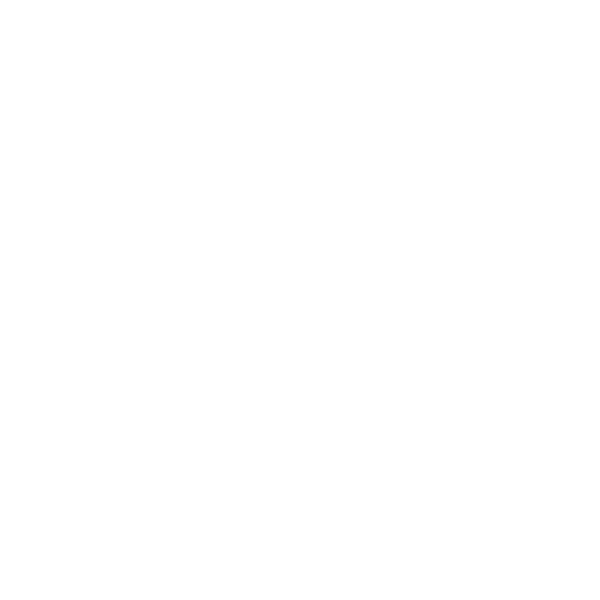
Frame 1 (no input)
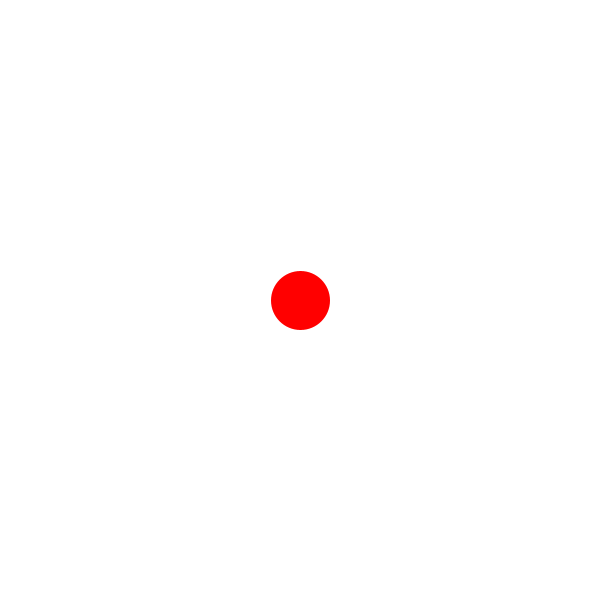
Frame 60 (the mouse pressed at the canvas centre just before this capture)
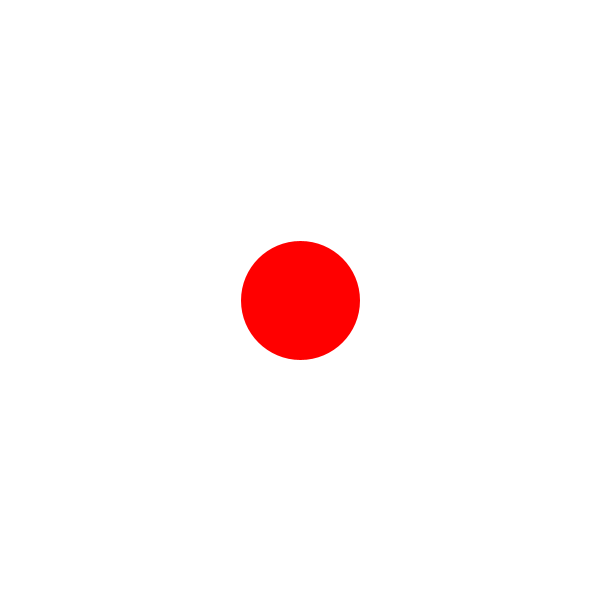
Frame 120 (the mouse held since frame 60 and released just before this capture)

The Processing sketch that drew these frames (run headless with seeded random() and noise(); from frame 60 on, the mouse is pressed at the canvas centre):

// Processing sketch: PointAnimatedSize
// ── PointAnimatedSize.pde

// Current Point Size
int counter = 0;

void setup() {
  // Setup code - gets called once at 
  // the start of the app
  println("Set-up");
  size(600, 600);
  background(255, 255, 255);
}

// Called repeatedly (a loop)
// Handles all your apps logic 
void draw() {
  // clear the entire drawing with a white background
  background(255, 255, 255);
  
  // Set a stroke color of red -> RGB value = (255, 0, 0)
  stroke(255, 0, 0);

  // Sets the stroke weight (size) of what will be drawn
  // in our case it is a point
  strokeWeight(counter);

  point(width/2, height/2);
  counter += 1;
}
